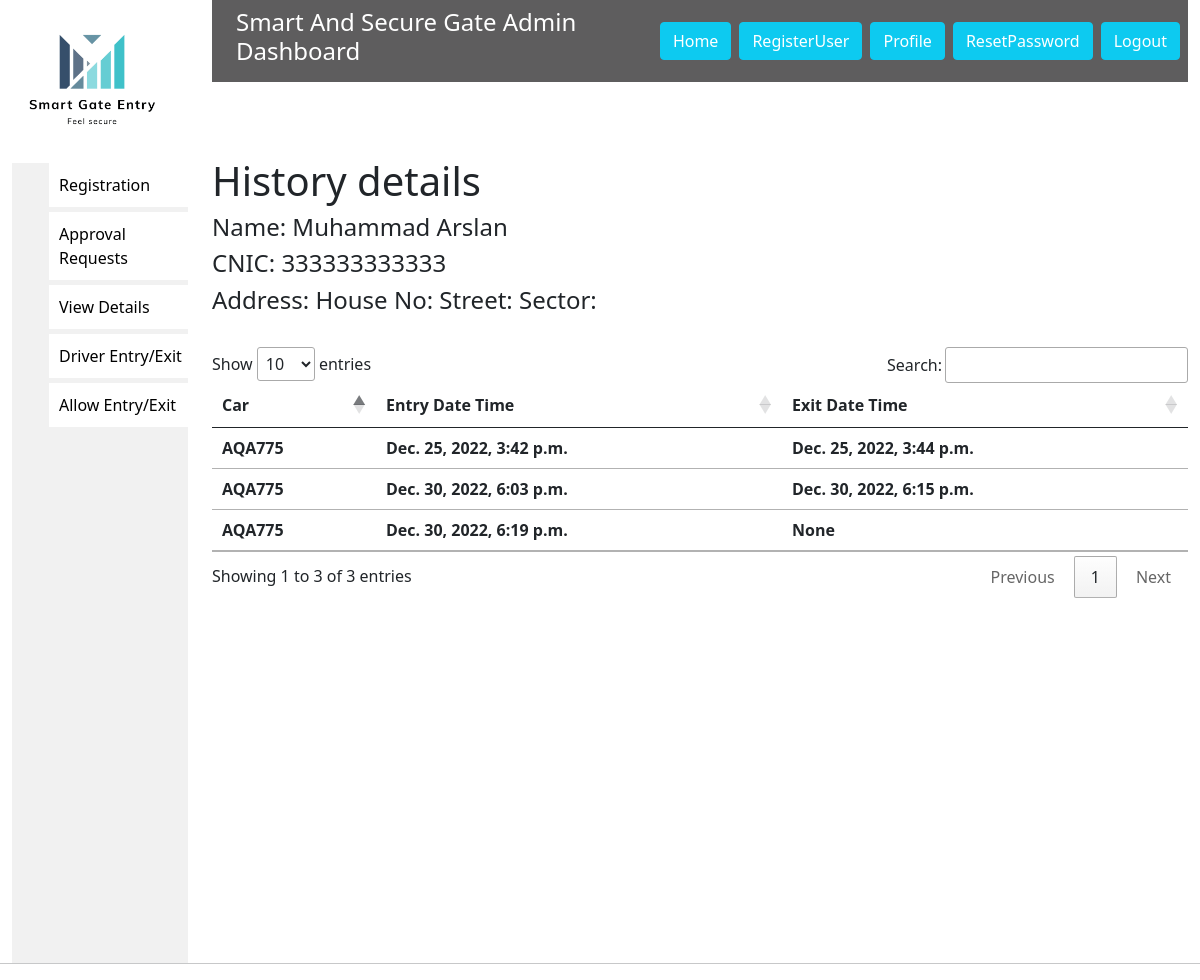
The page /ResidentHistory/77 (signed in) on the database its author committed.
### fyp/models.py (models this page shows, shortened)
class Driver(Person):
    Car_Plate_number=models.ForeignKey(Car, null=True,on_delete=models.SET_NULL)
    House_no=models.CharField(max_length=200,blank=True,null=True)
    Street=models.CharField(max_length=200,blank=True,null=True)
    Sector=models.CharField(max_length=200,blank=True,null=True)
    Sector=models.CharField(max_length=200,blank=True,null=True)
    type=models.CharField(max_length=20,default="resident")
    class Meta:
        abstract=True

class Residents(Driver):
    Resident_id=models.AutoField(primary_key=True)
    isentered=models.BooleanField(default=False)
    IsTemporary=models.BooleanField(default=False)

class history(models.Model):
    Driver_id=models.BigIntegerField()
    Entry_time=models.DateTimeField(blank=True,null=True,default=None)
    Exit_time=models.DateTimeField(blank=True,null=True,default=None)
    Card_id=models.ForeignKey(Card, null=True,on_delete=models.SET_NULL)

class Card(models.Model):
    Card_id=models.AutoField(primary_key=True)
    Car_Plate_number=models.ForeignKey(Car, null=True,on_delete=models.SET_NULL)
    Barcode_id=models.IntegerField(unique=True)
    barcode=models.ImageField(upload_to='static/barcodeimages/',blank=True)
    type=models.CharField(max_length=20,default="resident")
    Resident=models.ForeignKey(Residents,blank=True,null=True,on_delete=models.SET_NULL)
    isentered=models.BooleanField(default=False)
    isrejected=models.BooleanField(default=False)

class Car(models.Model):
    Car_Plate_number=models.CharField(max_length=7,primary_key=True)
    Name=models.CharField(max_length=30,null=True)
    def __str__(self):
        return self.Car_Plate_number

### fyp/views.py (the view)
# urls.py: path("ResidentHistory/<int:id>", views.ResidentHistory, name='ResidentHistory'),
@login_required(login_url="Login")
def ResidentHistory(request,id):
    resident=Residents.objects.get(Resident_id=id)
    History =history.objects.all()
    context={
        'resident':resident,
        'History':History,
    }
    return render(request,'ResidentHistory.html',context)

### templates/ResidentHistory.html (shortened to what this page needs)
{% extends 'base.html' %}
{%load static%}
{%block body%}
<h1 style="margin-top: 75px;">History details</h1>
<h4>Name: {{resident.First_Name}} {{resident.Last_Name}}</h4>
<h4>CNIC: {{resident.CNIC}}</h4>
<h4>Address: House No:{{ resident.House_no }} Street:{{resident.Street}} Sector:{{resident.Sector}}</h4>
<br>
<table class="table" id="table_id">
    <thead>
        <tr>
            <th scope="col">Car</th>
            <th scope="col">Entry Date Time</th>
            <th scope="col">Exit Date Time</th>
        </tr>
    </thead>
    <tbody>
        <tr>
            {% for data in History %}
            {% if data.Driver_id == resident.Resident_id %}
            <th>{{data.Card_id.Car_Plate_number}}</th>
            <th scope="col">{{data.Entry_time}}</th>
            {% if data.Driver_id == resident.Resident_id %}
            {%if data.Exit_time == "None"%}
            <th scope="col">---</th>
            {%else%}
            <th scope="col">{{ data.Exit_time }}</th>
            {%endif%}
            {%endif%}
        </tr>
        {%endif%}
        {% endfor %}
    </tbody>
</table>
</div>
{%endblock body%}

### static/dashboard.css (style rules this page uses)
* { margin: 0px; padding: 0px; }

### rows shown on the page
Residents: First_Name "Muhammad", Last_Name "Arslan", CNIC "333333333333"
history: Card_id.Car_Plate_number "AQA775", Entry_time "Dec. 25, 2022, 3:42 p.m.", Exit_time "Dec. 25, 2022, 3:44 p.m."
history: Card_id.Car_Plate_number "AQA775", Entry_time "Dec. 30, 2022, 6:03 p.m.", Exit_time "Dec. 30, 2022, 6:15 p.m."
history: Card_id.Car_Plate_number "AQA775", Entry_time "Dec. 30, 2022, 6:19 p.m.", Exit_time "None"
